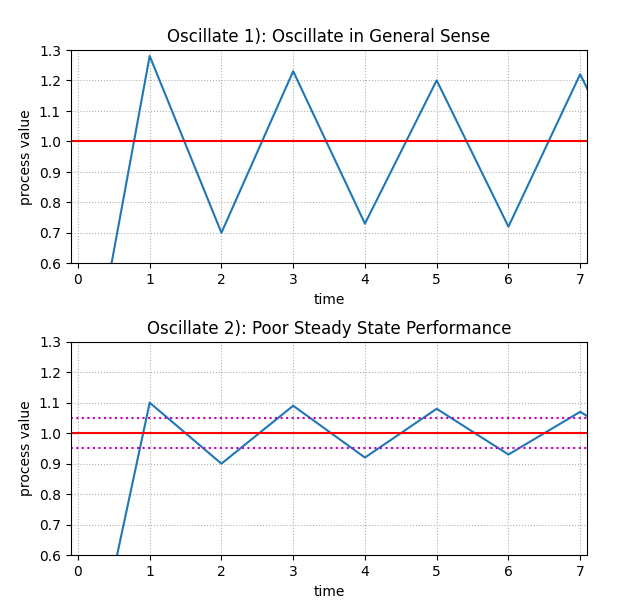

Python code for this plot:
'''
Author: Runze Yuan 1959180242@qq.com
Date: 2022-12-06 19:56:20
LastEditors: Runze Yuan 1959180242@qq.com
LastEditTime: 2022-12-06 20:16:17
FilePath: \RS_AS2\Report\Pic\OscillateExample.py
Description: 

Copyright (c) 2022 by Runze Yuan 1959180242@qq.com, All Rights Reserved. 
'''
import matplotlib.pyplot as plt

x_axis = [0,1,2,3,4,5,6,7,8]
updown = [0.0,1.28,0.70,1.23,0.73,1.20,0.72,1.22,0.74]
steady_error =[0.0,1.10,0.90,1.09,0.92,1.08,0.93,1.07,0.93]

figure = plt.figure()
plt.subplot(2,1,1)
plt.plot(x_axis,updown)
plt.hlines(1.0,-2,9,color="r")
plt.grid(linestyle=":")
plt.ylim([0.6,1.3])
plt.xlim([-0.1,7.1])
plt.title("Oscillate 1): Oscillate in General Sense")
plt.xlabel("time")
plt.ylabel("process value")
plt.subplot(2,1,2)
plt.plot(x_axis,steady_error)
plt.hlines(1.0,-2,9,color="r")
plt.hlines([0.95,1.05],-2,9,color="m",linestyles=":")
plt.grid(linestyle=":")
plt.title("Oscillate 2): Poor Steady State Performance")
plt.ylim([0.6,1.3])
plt.xlim([-0.1,7.1])
plt.xlabel("time")
plt.ylabel("process value")
plt.show()
